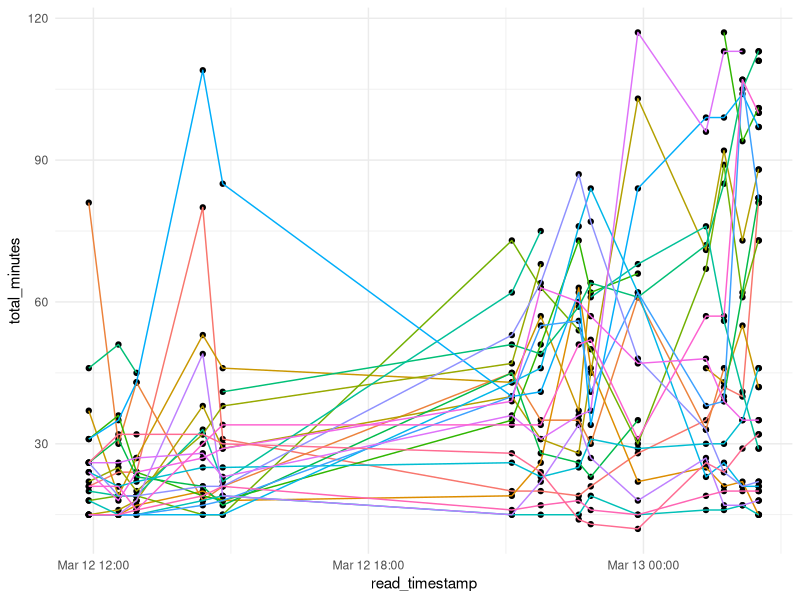

Reproduce this figure in R.
## ---- chunk 1
library(tidyverse)
## ---- chunk 2
er_wait_times <- read_csv("waittimes_record.csv")
## ---- chunk 3
er_wait_times %>% 
  ggplot(aes(x = read_timestamp, y = total_minutes)) + 
  geom_point() +
  geom_line(aes(color = site_labels)) + 
  theme_minimal() +
  theme(legend.position = "none")
## ---- chunk 4

